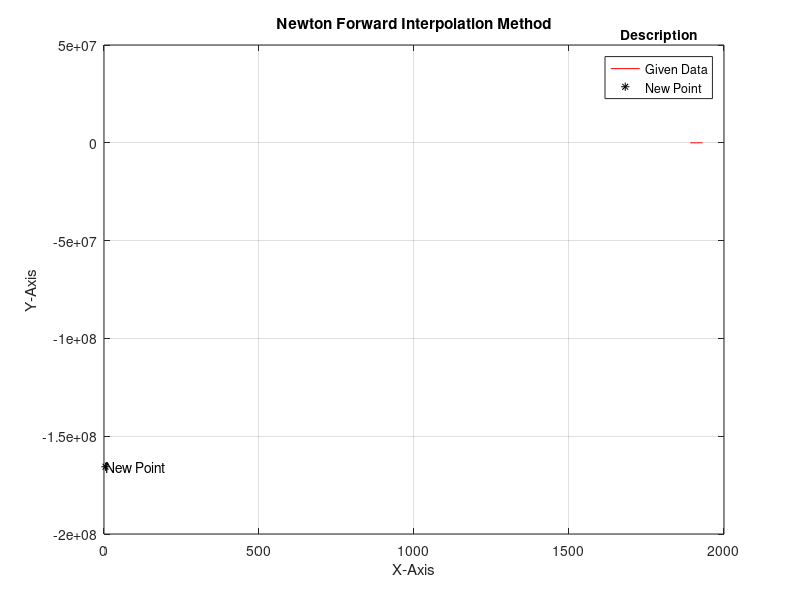

Recreate this plot in MATLAB.
clear all
clc
A = [1891, 1901, 1911, 1921, 1931];
B = [46, 66, 81, 93, 101];
l = length(B);
m = l - 1;
newMat = B';
for column = 2 : l
    for row = 1 : m
        newMat(row, column) = newMat(row + 1, column - 1) - newMat(row, column - 1);
    end
    m = m - 1;
end
disp('Forward Difference Table')
disp([A', newMat])
y = B(1);
h = A(2) - A(1);
x = input("Enter a Point: ");
u = (x - A(1)) / h;
term = 1;
for i = 2 : l
   term = term * (u + 2 - i);  
   y = y + (term / factorial(i - 1)) * newMat(1, i);
end
fprintf("Newton Forward Interpolation Value at (X = %.4f): %.4f\n", x, y);
plot(A, B, 'red');
hold on
plot(x, y, 'black*')
text(x + 1, y, 'New Point')
title('Newton Forward Interpolation Method')
title(legend, 'Description')
legend('Given Data', 'New Point')
xlabel('X-Axis'); ylabel('Y-Axis')
grid on
hold off
function fact = factorial(n)
fact = 1;
while(n > 1)
    fact = fact * n;
    n = n - 1;
end
end